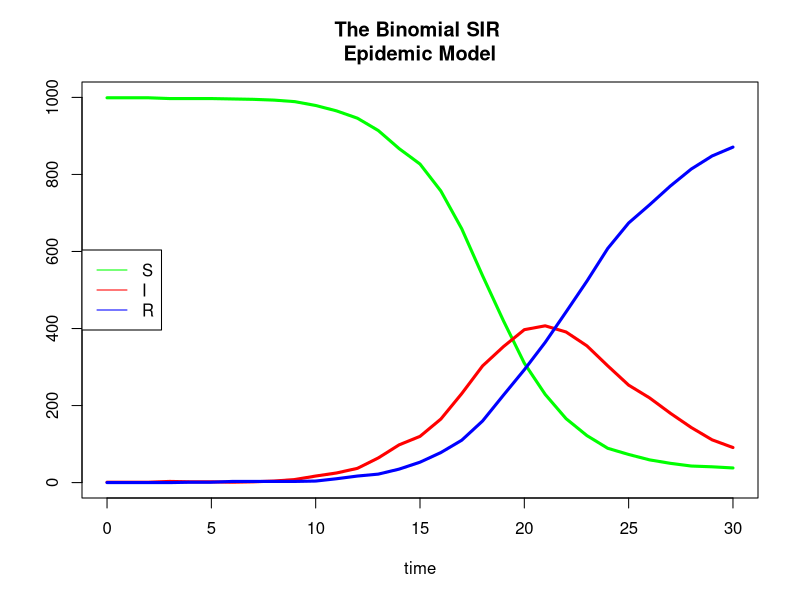

This figure's R source:
#simulating trajectories
set.seed(191962)
N<- 1000
beta<- 0.7
gamma<- 0.2
S<- c()
I<- c()
R<- c()

S[1]<- N-1
I[1]<- 1
R[1]<- 0

for (j in 1:30) {
   X<- rbinom(1,S[j],beta*I[j]/N)
   Y<- rbinom(1,I[j],gamma)
   S[j+1]<- S[j]-X
   I[j+1]<- I[j]+X-Y
   R[j+1]<- R[j]+Y
}

time<- 0:30
plot(time,S, type="l", lty=1, lwd=3, main="The Binomial SIR 
Epidemic Model", ylim=c(0,N), col="green",ylab="")
lines(time,I,lwd=3, col="red")
lines(time,R,lwd=3, col="blue")
legend("left", c("S","I","R"), lty=1, col=c("green","red","blue"))

#estimating parameters
simdata<- data.frame(time, S, I, R)

simdata$S.delta<- c(simdata$S[-1],0)-simdata$S
simdata$I.delta<- c(simdata$I[-1],0)-simdata$I
simdata$R.delta<- c(simdata$R[-1],0)-simdata$R
simdata<- simdata[-nrow(simdata),]

for (j in 1:nrow(simdata)) {
   simdata$beta.est[j]<- simdata$S.delta[j]/(simdata$S[j]*simdata$I[j])
   simdata$gamma.est[j]<- simdata$R.delta[j]/simdata$I[j]
   simdata$response.var[j]<- simdata$I.delta[j]/simdata$I[j]
}

print(beta.hatMM<- -1000*mean(simdata$beta.est))
print(gamma.hatMM<- mean(simdata$gamma.est))

reg<- glm(response.var ~ S, data=simdata)
reg.summary <- summary(reg)

print(beta.hatR<- N*reg.summary$coefficients[2,1])
print(gamma.hatR<- -reg.summary$coefficients[1,1])

